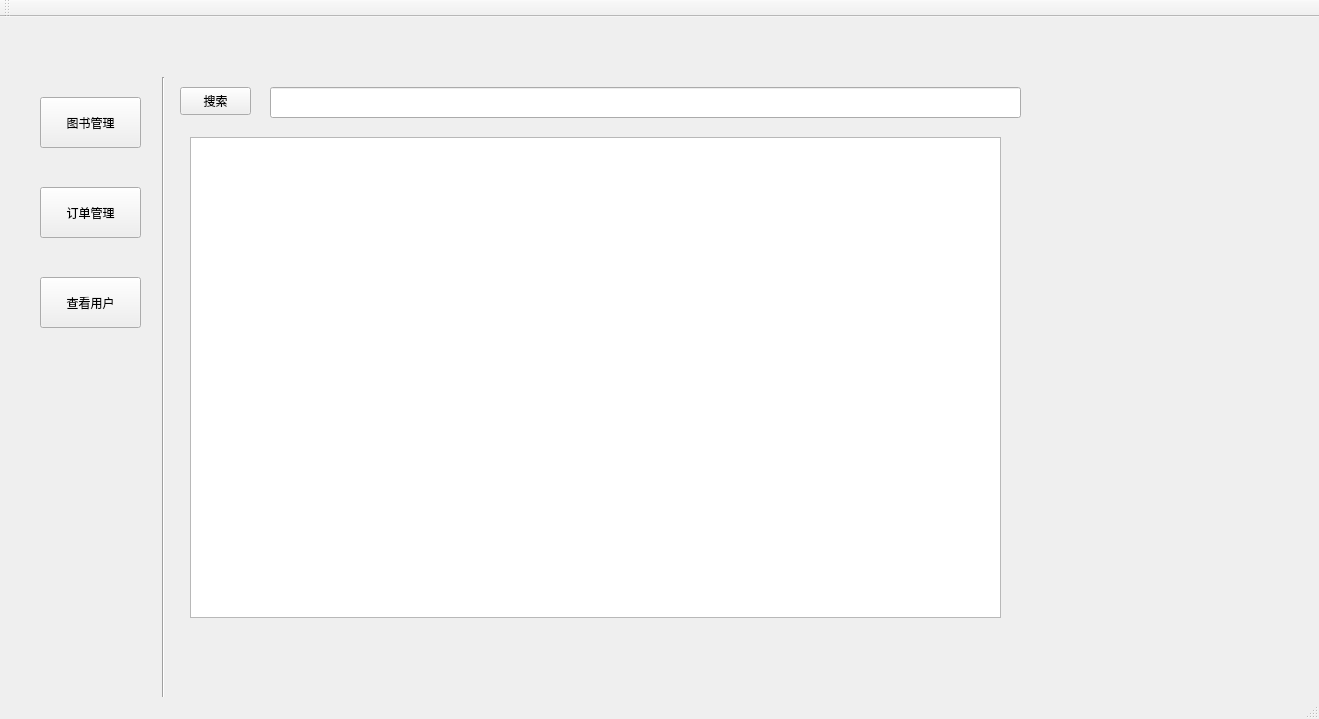
<?xml version="1.0" encoding="UTF-8"?>
<ui version="4.0">
 <class>MainWindow</class>
 <widget class="QMainWindow" name="MainWindow">
  <property name="geometry">
   <rect>
    <x>0</x>
    <y>0</y>
    <width>1319</width>
    <height>719</height>
   </rect>
  </property>
  <property name="windowTitle">
   <string>MainWindow</string>
  </property>
  <widget class="QWidget" name="centralWidget">
   <widget class="QPushButton" name="bmBtn">
    <property name="geometry">
     <rect>
      <x>40</x>
      <y>80</y>
      <width>101</width>
      <height>51</height>
     </rect>
    </property>
    <property name="text">
     <string>图书管理</string>
    </property>
   </widget>
   <widget class="QPushButton" name="omBtn">
    <property name="geometry">
     <rect>
      <x>40</x>
      <y>170</y>
      <width>101</width>
      <height>51</height>
     </rect>
    </property>
    <property name="text">
     <string>订单管理</string>
    </property>
   </widget>
   <widget class="QPushButton" name="umBtn">
    <property name="geometry">
     <rect>
      <x>40</x>
      <y>260</y>
      <width>101</width>
      <height>51</height>
     </rect>
    </property>
    <property name="text">
     <string>查看用户</string>
    </property>
   </widget>
   <widget class="Line" name="line">
    <property name="geometry">
     <rect>
      <x>153</x>
      <y>60</y>
      <width>20</width>
      <height>621</height>
     </rect>
    </property>
    <property name="orientation">
     <enum>Qt::Vertical</enum>
    </property>
   </widget>
   <widget class="QStackedWidget" name="stackedWidget">
    <property name="geometry">
     <rect>
      <x>170</x>
      <y>40</y>
      <width>1141</width>
      <height>611</height>
     </rect>
    </property>
    <property name="currentIndex">
     <number>2</number>
    </property>
    <widget class="QWidget" name="page">
     <widget class="QLineEdit" name="lineEdit">
      <property name="geometry">
       <rect>
        <x>100</x>
        <y>30</y>
        <width>751</width>
        <height>31</height>
       </rect>
      </property>
     </widget>
     <widget class="QPushButton" name="pushButton">
      <property name="geometry">
       <rect>
        <x>10</x>
        <y>30</y>
        <width>71</width>
        <height>28</height>
       </rect>
      </property>
      <property name="text">
       <string>搜索</string>
      </property>
     </widget>
     <widget class="QTableView" name="booksView">
      <property name="geometry">
       <rect>
        <x>20</x>
        <y>80</y>
        <width>981</width>
        <height>481</height>
       </rect>
      </property>
     </widget>
     <widget class="QPushButton" name="addBtn">
      <property name="geometry">
       <rect>
        <x>910</x>
        <y>570</y>
        <width>93</width>
        <height>31</height>
       </rect>
      </property>
      <property name="text">
       <string>添加</string>
      </property>
     </widget>
    </widget>
    <widget class="QWidget" name="page_2">
     <widget class="QLineEdit" name="lineEdit_2">
      <property name="geometry">
       <rect>
        <x>100</x>
        <y>30</y>
        <width>751</width>
        <height>31</height>
       </rect>
      </property>
     </widget>
     <widget class="QPushButton" name="pushButton_2">
      <property name="geometry">
       <rect>
        <x>10</x>
        <y>30</y>
        <width>71</width>
        <height>28</height>
       </rect>
      </property>
      <property name="text">
       <string>搜索</string>
      </property>
     </widget>
     <widget class="QTableView" name="ordersView">
      <property name="geometry">
       <rect>
        <x>20</x>
        <y>80</y>
        <width>1101</width>
        <height>481</height>
       </rect>
      </property>
     </widget>
    </widget>
    <widget class="QWidget" name="page_3">
     <widget class="QLineEdit" name="lineEdit_3">
      <property name="geometry">
       <rect>
        <x>100</x>
        <y>30</y>
        <width>751</width>
        <height>31</height>
       </rect>
      </property>
     </widget>
     <widget class="QPushButton" name="pushButton_3">
      <property name="geometry">
       <rect>
        <x>10</x>
        <y>30</y>
        <width>71</width>
        <height>28</height>
       </rect>
      </property>
      <property name="text">
       <string>搜索</string>
      </property>
     </widget>
     <widget class="QTableView" name="usersView">
      <property name="geometry">
       <rect>
        <x>20</x>
        <y>80</y>
        <width>811</width>
        <height>481</height>
       </rect>
      </property>
     </widget>
    </widget>
   </widget>
  </widget>
  <widget class="QMenuBar" name="menuBar">
   <property name="geometry">
    <rect>
     <x>0</x>
     <y>0</y>
     <width>1319</width>
     <height>26</height>
    </rect>
   </property>
  </widget>
  <widget class="QToolBar" name="mainToolBar">
   <attribute name="toolBarArea">
    <enum>TopToolBarArea</enum>
   </attribute>
   <attribute name="toolBarBreak">
    <bool>false</bool>
   </attribute>
  </widget>
  <widget class="QStatusBar" name="statusBar"/>
 </widget>
 <layoutdefault spacing="6" margin="11"/>
 <resources/>
 <connections/>
</ui>
